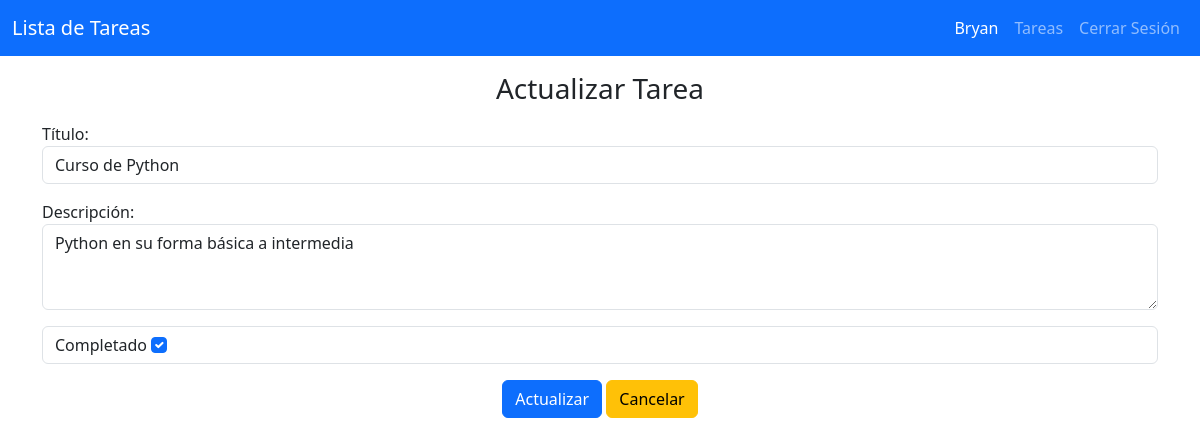
Screenshot of /todo/update/3 (signed in) with the database file from the repository.
### todor/models.py (models this page shows, shortened)
class User(db.Model):
    id = db.Column(db.Integer, primary_key  = True)
    username = db.Column(db.String(20), unique = True, nullable =  False)
    password = db.Column(db.Text, nullable = False)

class Todo(db.Model):
    id = db.Column(db.Integer, primary_key  = True)
    created_by = db.Column(db.Integer, db.ForeignKey('user.id'), nullable = False)  # agregando una relación de uno a muchos entre las tablas user y todo
    title = db.Column(db.String(100), nullable =  False)
    description = db.Column(db.Text)
    state = db.Column(db.Boolean, default = False)

### todor/todo.py (the view)
@bp.route('/update/<int:id>', methods=('GET','POST'))
@login_required
def update(id):
    todo = get_todo(id)
    if request.method == 'POST':
        todo.title = request.form['title']
        todo.description = request.form['description']
        todo.state = True if request.form.get('state') == 'on' else False
        db.session.commit()
        return redirect(url_for('todo.index'))
    return render_template('todo/update.html', todo = todo)

### todor/auth.py (called while the page is built)
@bp.before_app_request
def load_logged_in_user():
    user_id = session.get('user_id')
    if user_id is None:
        g.user = None
    else:
        g.user = User.query.get_or_404(user_id)

def login_required(view):
    @functools.wraps(view)
    def wrapped_view(**kwargs):
        if g.user is None:
            return redirect(url_for('auth.login'))
        return view(**kwargs)
    return wrapped_view

### todor/todo.py (called while the page is built)
def get_todo(id):
    todo = Todo.query.get_or_404(id)
    return todo

### todor/templates/todo/update.html
{% extends 'base.html' %}
{% block content %}
<section class="container-sm">
    <h3 class="text-center mt-3 mb-3">{% block title %} Actualizar Tarea {% endblock %}</h3>
    <form action="" method="post">
        <div class="form-group">
            <label for="title">Título: </label>
            <input type="text" class="form-control" name="title" id="title" value="{{ todo.title }}" required>
        </div>
        <div class="form-group mt-3">
            <label for="description">Descripción: </label>
            <textarea class="form-control" name="description" id="description" rows="3">{{ todo.description }}</textarea>
        </div>
        <div class="form-control mt-3">
            <label for="state">Completado</label>
            <input class="form-check-input" type="checkbox" name="state" id="state" {% if todo.state == true %} checked {% endif %}>
        </div>
        <div class="text-center mt-3">
            <input type="submit" class="btn btn-primary" value="Actualizar">
            <a href="{{ url_for('todo.index') }}" class="btn btn-warning">Cancelar</a>
        </div>
    </form>
</section>
{% endblock %}

### todor/templates/base.html (shortened to what this page needs)
<!DOCTYPE html>
<html lang="es">
<head>
    <link href="https://cdn.jsdelivr.net/npm/bootstrap@5.3.3/dist/css/bootstrap.min.css" rel="stylesheet">
</head>
<body>
    <nav class="navbar navbar-expand-sm navbar-primary bg-primary" data-bs-theme="dark">
        <div class="container-fluid">
          {% if g.user %}
          <a class="navbar-brand" href="{{ url_for('todo.index') }}">Lista de Tareas</a>
          {% else %}
          <a class="navbar-brand" href="{{ url_for('index') }}">Lista de Tareas</a>
          {% endif %}
          <div class="collapse navbar-collapse justify-content-end" id="navbarNav">
            <ul class="navbar-nav">
              {% if g.user %}
              <li class="nav-item">
                <span class="nav-link active"> {{ g.user.username }} </span>
              </li>
              <li class="nav-item">
                <a class="nav-link" href="{{ url_for('todo.index') }}">Tareas</a>
              </li>
              <li class="nav-item">
                <a class="nav-link" href="{{ url_for('auth.logout') }}">Cerrar Sesión</a>
              </li>
              {% endif %}
            </ul>
          </div>
        </div>
    </nav>
    {% block content %}
    {% endblock %}
</body>
</html>

### rows the page displays
User: user.username "Bryan"
Todo: title "Curso de Python", description "Python en su forma básica a intermedia", state "☑"
